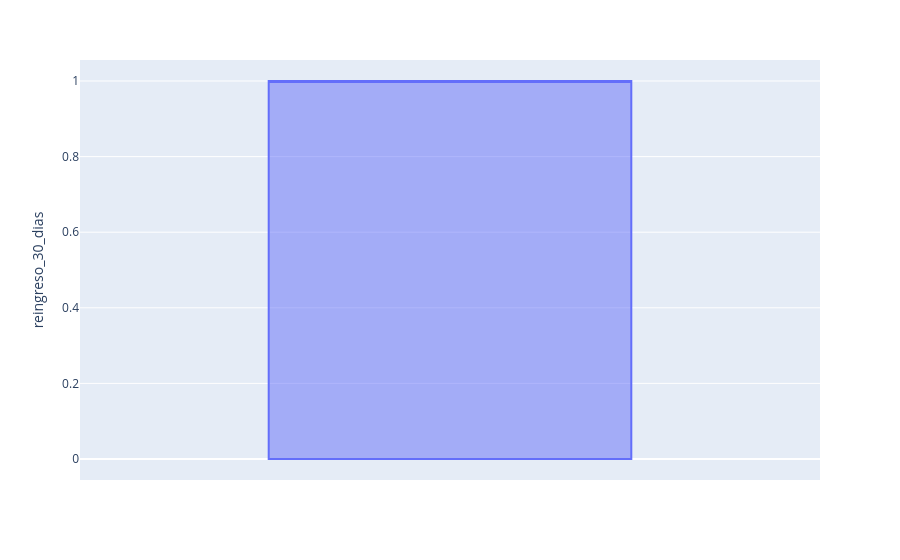

This figure's notebook cell:
### Code cell
import plotly.express as px

fig = px.box(
    df, 
    y = 'reingreso_30_dias'
)

fig.show()

### Figure 1 — Plotly figure (JSON) as saved in the notebook; plotly's stock layout.template omitted (floating-point values rounded to 4 significant figures)
{"data": [{"alignmentgroup": "True", "hovertemplate": "reingreso_30_dias=%{y}<extra></extra>", "legendgroup": "", "marker": {"color": "#636efa"}, "name": "", "notched": false, "offsetgroup": "", "orientation": "v", "showlegend": false, "type": "box", "x0": " ", "xaxis": "x", "y": [1, 1, 1, 0, 0, 1, 1, 1, 0, 1, 1, 0, 0, 0, 1, 1, 0, 1, 1, 0, 0, 1, 0, 0, 0, 0, 1, 1, 1, 1], "y0": " ", "yaxis": "y"}], "layout": {"boxmode": "group", "legend": {"tracegroupgap": 0}, "margin": {"t": 60}, "xaxis": {"anchor": "y", "domain": [0, 1]}, "yaxis": {"anchor": "x", "domain": [0, 1], "title": {"text": "reingreso_30_dias"}}}}
